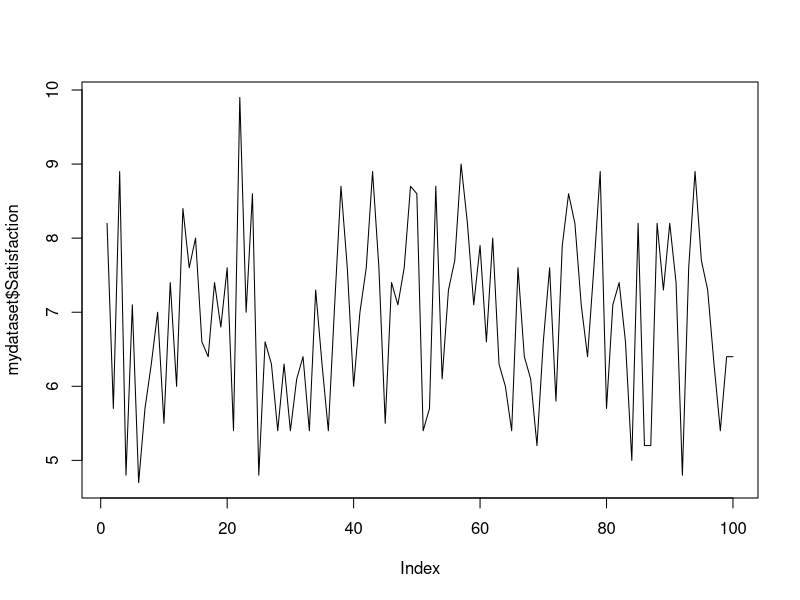
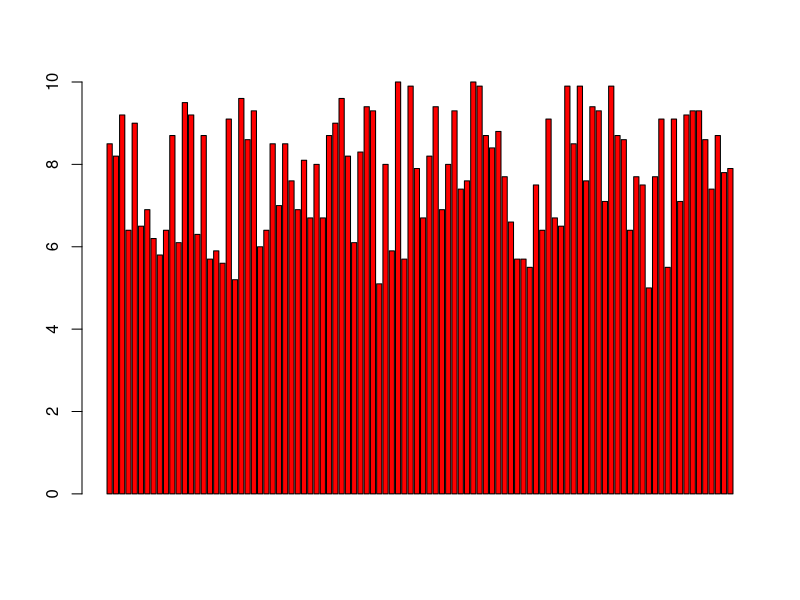
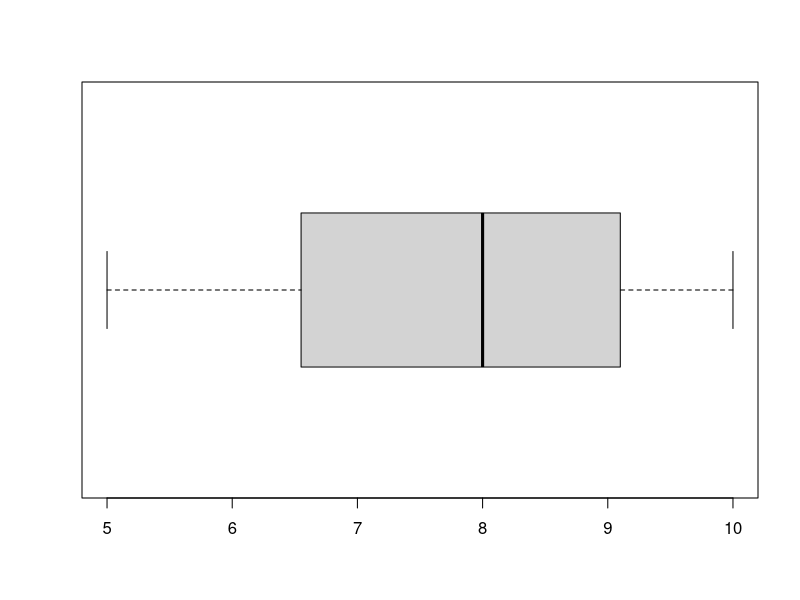
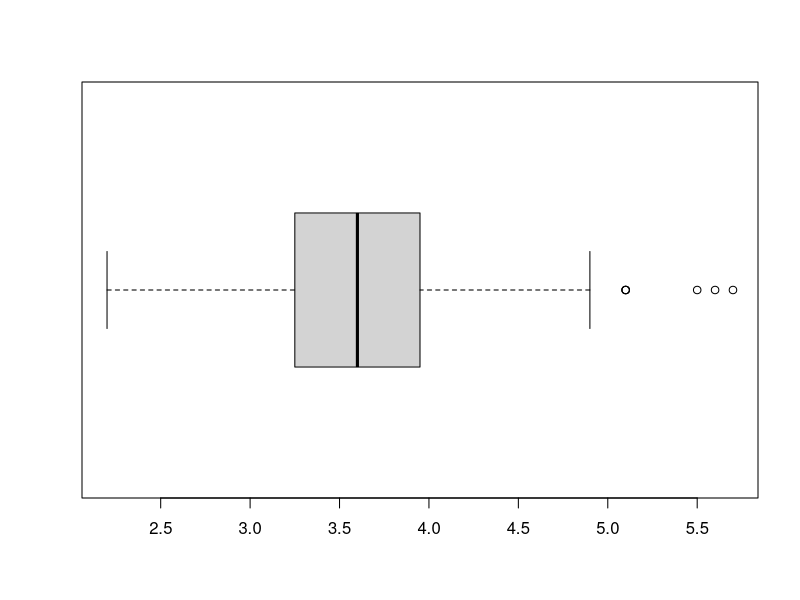
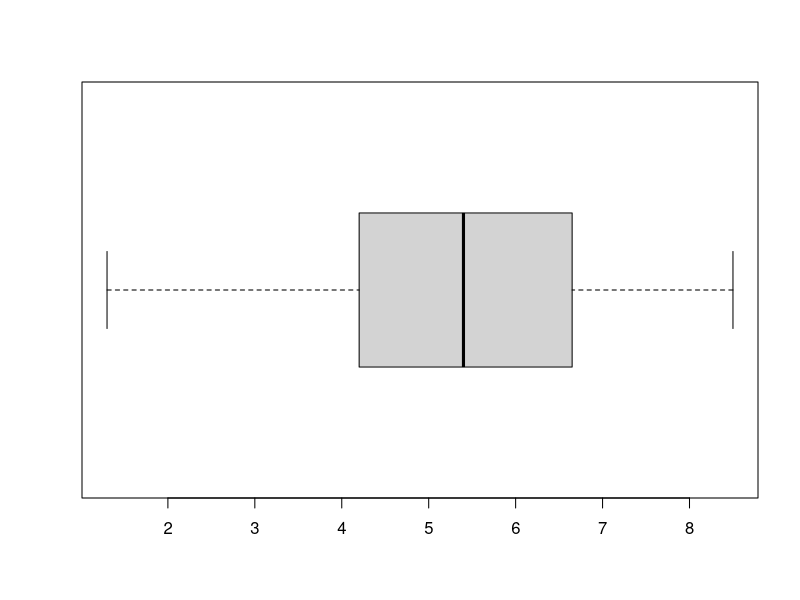
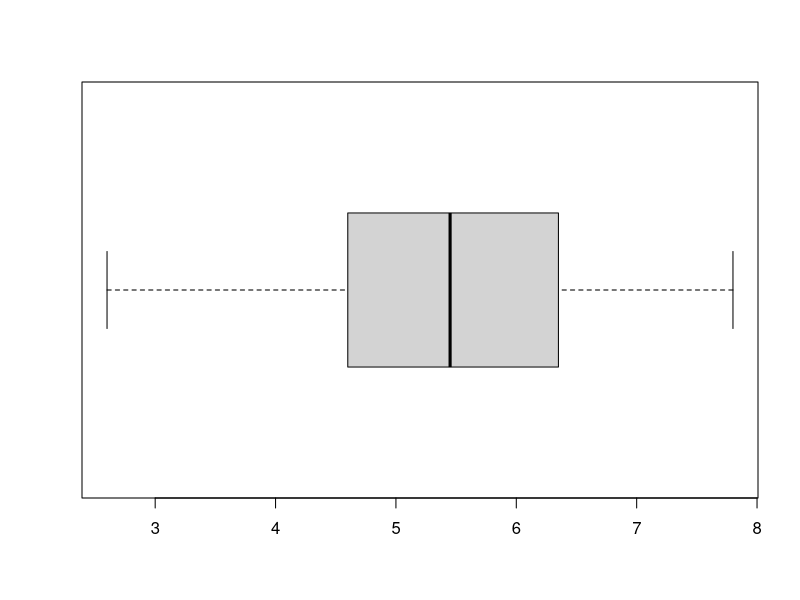
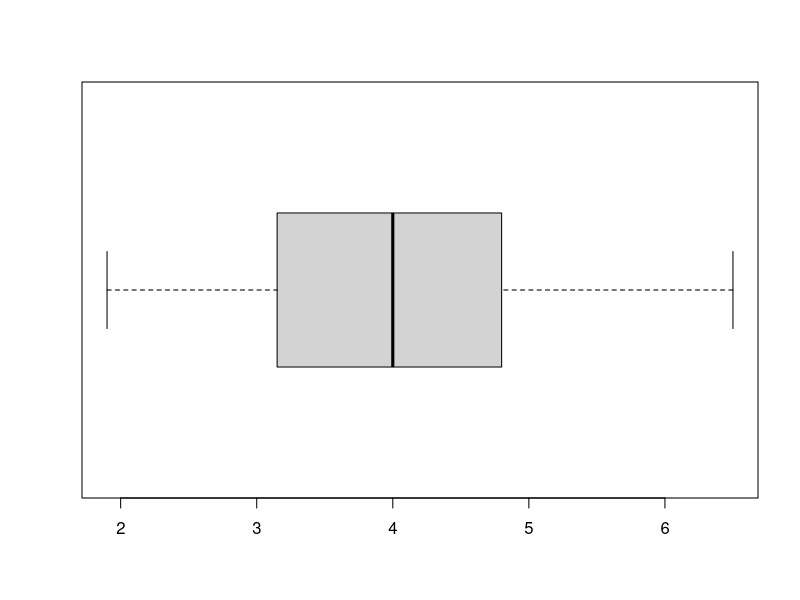
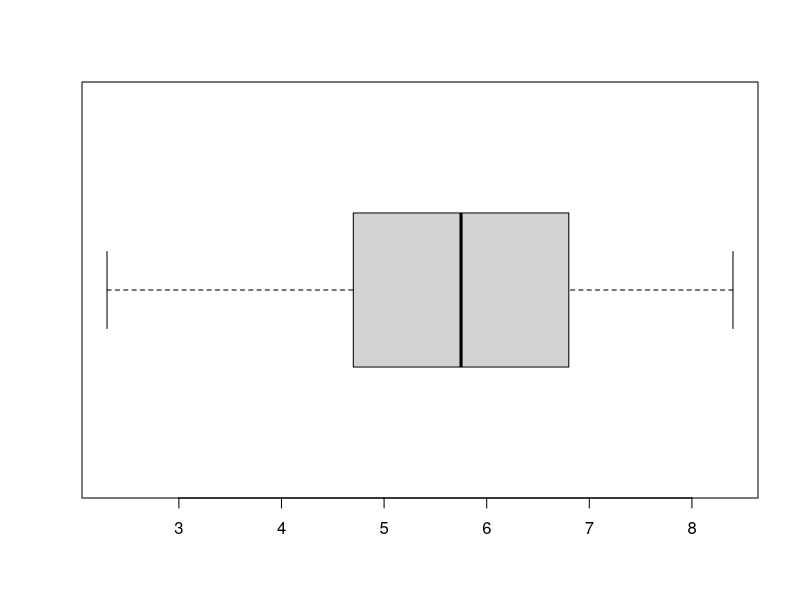

Recreate these plots in R, in order.
setwd("D:/ShakthiSai -Keerthana BABI and Learnings/PGP-BABI-Great Lakes/Chapter 3 Advanced Statistics/AS Project")
getwd()

install.packages("nFactors")
library(readr)
library(psych)
library(ggplot2)
library(reshape2)
library(corrplot)
library(caTools)
library(nFactors)
library(caTools)

mydataset=read.csv("Factor-Hair-Revised.csv",header=TRUE)
View(mydataset)
attach(mydataset)
summary(mydataset)
names(mydataset)

str(mydataset)



##charts

plot(mydataset$Satisfaction,type="l")
barplot(mydataset$ProdQual,col ="Red")


## to see the outliers using boxplot

boxplot(mydataset$ProdQual,horizontal = T)
boxplot(mydataset$Ecom,horizontal = T)
boxplot(mydataset$TechSup,horizontal = T)
boxplot(mydataset$CompRes,horizontal = T)
boxplot(mydataset$Advertising,horizontal = T)
boxplot(mydataset$ProdLine,horizontal = T)
boxplot(mydataset$SalesFImage,horizontal = T)
boxplot(mydataset$ComPricing,horizontal = T)
boxplot(mydataset$WartyClaim,horizontal = T)
boxplot(mydataset$OrdBilling,horizontal = T)
boxplot(mydataset$DelSpeed,horizontal = T)
boxplot(mydataset$Satisfaction,horizontal = T)



##to see the value of outliers
boxplot(mydataset$ProdQual)$out
boxplot(mydataset$Ecom)$out
boxplot(mydataset$TechSup)$out
boxplot(mydataset$CompRes)$out
boxplot(mydataset$Advertising)$out
boxplot(mydataset$ProdLine)$out
boxplot(mydataset$SalesFImage)$out
boxplot(mydataset$ComPricing)$out
boxplot(mydataset$WartyClaim)$out
boxplot(mydataset$OrdBilling)$out
boxplot(mydataset$DelSpeed)$out
boxplot(mydataset$Satisfaction)$out


## the variables Ecom,Delspeed,OrdBilling,SalesFimage has outliers

##Summary of the dataset


summary(mydataset)

##summary of independent variables 

summary(mydataset$ProdQual)
summary(mydataset$Ecom)
summary(mydataset$TechSup)
summary(mydataset$CompRes)
summary(mydataset$Advertising)
summary(mydataset$ProdLine)
summary(mydataset$SalesFImage)
summary(mydataset$ComPricing)
summary(mydataset$WartyClaim)
summary(mydataset$OrdBilling)
summary(mydataset$DelSpeed)
summary(mydataset$Satisfaction)


## finding missing values

missing.values=sum(is.na(mydataset))
missing.values


## Multicollinearity



## corelation in dataset -checking for pair wise correlation -evidence of multicolliniarity

mydataset.correlation=cor(mydataset[,2:13])
mydataset.correlation
print(mydataset.correlation,digits=4)
corrplot(mydataset.correlation)



## Simple linear regression with customer satisfaction as dependent var with other indep var

r1=lm(Satisfaction~ProdQual)
summary(r1)

r2=lm(Satisfaction~Ecom)
summary(r2)

r3=lm(Satisfaction~TechSup)
summary(r3)

r4=lm(Satisfaction~CompRes)
summary(r4)


r5=lm(Satisfaction~Advertising)
summary(r5)

r6=lm(Satisfaction~ProdLine)
summary(r6)

r7=lm(Satisfaction~SalesFImage)
summary(r7)

r8=lm(Satisfaction~ComPricing)
summary(r8)

r9=lm(Satisfaction~WartyClaim)
summary(r9)

r10=lm(Satisfaction~OrdBilling)
summary(r10)


r11=lm(Satisfaction~DelSpeed)
summary(r11)


## Analysis of fit:

pred=predict(r11)
act=Satisfaction
b=data.frame(pred,act)
b
plot(act,col="Red",xlab="Actual vs predicted")
lines(act,col="Red")
lines(pred,col="Blue")



## are these statistically significant when we run individually? forthis lets check the multiple R 
## squared results

##  Multiple Regression

multiple.regression=lm(Satisfaction~ProdQual+Ecom+TechSup+CompRes+Advertising+ProdLine+SalesFImage+ComPricing+WartyClaim+OrdBilling+DelSpeed)
summary(multiple.regression)


## PCA /FA with 4 facors and naming the factors

View(mydataset)
mydataset.correlation
ev=eigen(mydataset.correlation)
print(ev,digits=5)
Eigen.value=ev$values
Eigen.value

## here , we get 4 eigen values >1 .so no of factors =4

factors=c(1,2,3,4)
scree.plot=data.frame(factors,Eigen.value)
scree.plot
plot(scree.plot,main="screen plot factors",col="blue")
lines(scree.plot,col="Red")
 

##fa

fa1<- fa(r=mydataset, nfactors = 4, rotate="varimax",fm="pa")
print(fa1)
fa.diagram(fa1)

## to get PC factors

unrotate=principal(mydataset,nfactors=4,rotate="none")
print(unrotate,digits=4)


unrotate.plotting=plot(unrotate,row.names(unrotate$loadings))


## since they are significantly not different,perform rotation

rotate=principal(mydataset,nfactors=4,rotate="varimax")
print(rotate,digits=4)

rotate.plotting=plot(rotate,row.names(rotate$loadings))

## from this, PC1 has Complaint Resolution, Delivery speed and order billing
##  grouped as factor 1
##PC2 has Salesforceimage,E-commerce,advertisment grouped as factor 2
## PC3 has technical support,Warranty claims as factor 3
## PC4 has product quality as factor4

## naming factors:
# Factor 1: Good Product service factor
## Factor 2:internet  sales factor
## Factor 3: technical assistance factor
## Factor 4: Product quality factor

## 4 factors obtained

## take rotated score


##Create a data frame with a minimum of 5 columns, 4 of which are different factors 
##and the 5th column is Customer Satisfaction

##using PCA
mydf=data.frame(mydataset[13],rotate$scores)
mydf

##using FA
mydf1=data.frame(mydataset[13],fa1$scores)
mydf1


##Multiple linear regression with customer satisfaction as dependent variables 
##and the four factors as independent variables. 

multiple.linear.regression=lm(Satisfaction~.,mydf)
summary(multiple.linear.regression)
anova(multiple.linear.regression)
